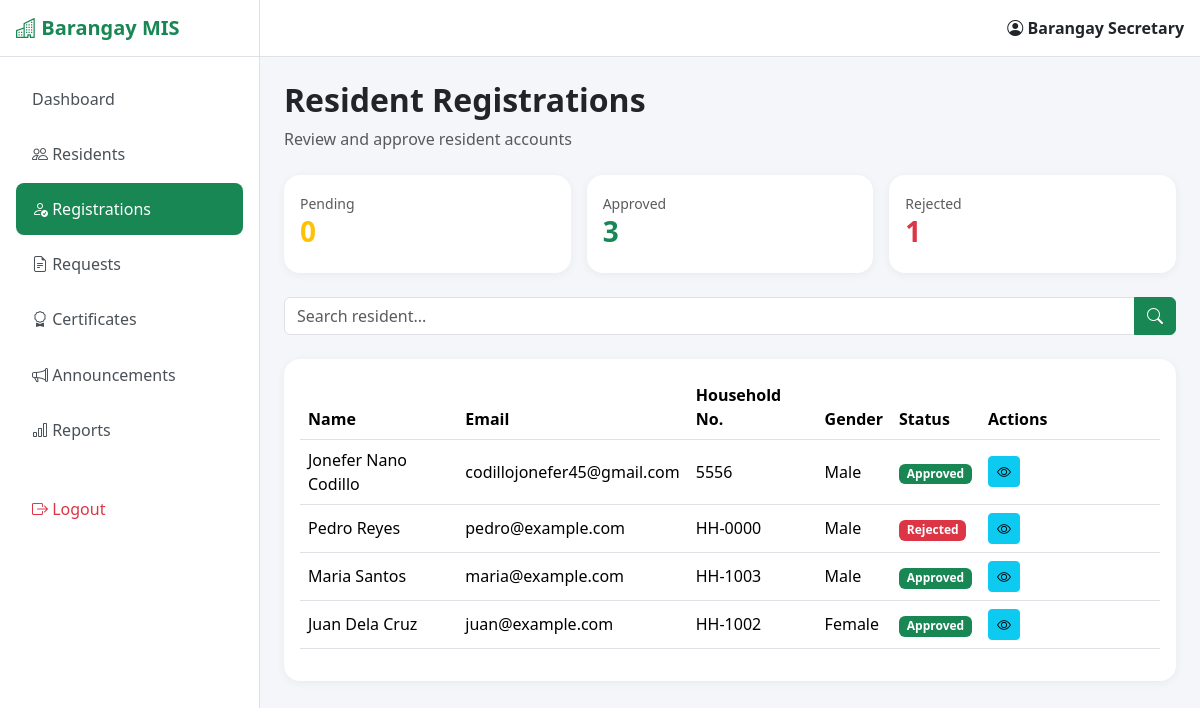
Page /secretary/registrations/index.php (signed in) on the committed database.
### tables this page shows
CREATE TABLE `residents` (
  `id` int(11) NOT NULL,
  `user_id` int(11) NOT NULL,
  `household_no` varchar(50) DEFAULT NULL,
  `first_name` varchar(100) NOT NULL,
  `middle_name` varchar(100) DEFAULT NULL,
  `last_name` varchar(100) NOT NULL,
  `suffix` varchar(20) DEFAULT NULL,
  `gender` enum('Male','Female') NOT NULL,
  `birth_date` date NOT NULL,
  `civil_status` varchar(50) DEFAULT NULL,
  `contact_no` varchar(20) DEFAULT NULL,
  `address` text NOT NULL,
  `occupation` varchar(100) DEFAULT NULL,
  `citizenship` varchar(100) DEFAULT 'Filipino',
  `created_at` timestamp NOT NULL DEFAULT current_timestamp(),
  `updated_at` timestamp NOT NULL DEFAULT current_timestamp() ON UPDATE current_timestamp()
);

CREATE TABLE `users` (
  `id` int(11) NOT NULL,
  `full_name` varchar(150) NOT NULL,
  `email` varchar(150) NOT NULL,
  `password_hash` varchar(255) NOT NULL,
  `role` enum('secretary','resident') NOT NULL DEFAULT 'resident',
  `status` enum('pending','approved','rejected') NOT NULL DEFAULT 'pending',
  `created_at` timestamp NOT NULL DEFAULT current_timestamp(),
  `updated_at` timestamp NOT NULL DEFAULT current_timestamp() ON UPDATE current_timestamp()
);

### secretary/registrations/index.php (the view, shortened to what this page needs)
<?php
require '../../config/database.php';
$search = trim($_GET['search'] ?? '');
$pending = mysqli_fetch_assoc(
    mysqli_query(
        $conn,
        "SELECT COUNT(*) total
         FROM users
         WHERE role='resident'
         AND status='pending'"
    )
);
$approved = mysqli_fetch_assoc(
    mysqli_query(
        $conn,
        "SELECT COUNT(*) total
         FROM users
         WHERE role='resident'
         AND status='approved'"
    )
);
$rejected = mysqli_fetch_assoc(
    mysqli_query(
        $conn,
        "SELECT COUNT(*) total
         FROM users
         WHERE role='resident'
         AND status='rejected'"
    )
);
$sql = "
SELECT
    u.id AS user_id,
    u.full_name,
    u.email,
    u.status,
    r.id AS resident_id,
    r.household_no,
    r.gender,
    r.contact_no,
    r.address,
    r.created_at
FROM users u
INNER JOIN residents r
    ON u.id = r.user_id
WHERE u.role='resident'
";
$sql .= " ORDER BY r.id DESC";
$result = mysqli_query($conn, $sql);
?>
<!DOCTYPE html>
<html lang="en">
<head>
    <link href="https://cdn.jsdelivr.net/npm/bootstrap@5.3.3/dist/css/bootstrap.min.css" rel="stylesheet">
    <link rel="stylesheet" href="https://cdn.jsdelivr.net/npm/bootstrap-icons@1.11.3/font/bootstrap-icons.min.css">
    <link rel="stylesheet" href="../../assets/css/styles.css">
</head>
<body>
    <?php include '../../includes/secretary_sidebar.php'; ?>
    <div class="main-wrapper">
        <?php include '../../includes/nav.php'; ?>
        <main class="p-4">
            <div class="mb-4">
                <h2 class="fw-bold">
                    Resident Registrations
                </h2>
                <p class="text-muted mb-0">
                    Review and approve resident accounts
                </p>
            </div>
            <div class="row g-3 mb-4">
                <div class="col-md-4">
                    <div class="card dashboard-card">
                        <div class="card-body">
                            <small class="text-muted">
                                Pending
                            </small>
                            <h3 class="fw-bold text-warning">
                                <?= $pending['total'] ?>
                            </h3>
                        </div>
                    </div>
                </div>
                <div class="col-md-4">
                    <div class="card dashboard-card">
                        <div class="card-body">
                            <small class="text-muted">
                                Approved
                            </small>
                            <h3 class="fw-bold text-success">
                                <?= $approved['total'] ?>
                            </h3>
                        </div>
                    </div>
                </div>
                <div class="col-md-4">
                    <div class="card dashboard-card">
                        <div class="card-body">
                            <small class="text-muted">
                                Rejected
                            </small>
                            <h3 class="fw-bold text-danger">
                                <?= $rejected['total'] ?>
                            </h3>
                        </div>
                    </div>
                </div>
            </div>
            <form method="GET" class="mb-4">
                <div class="input-group">
                    <input type="text" name="search" class="form-control" placeholder="Search resident..."
                        value="<?= htmlspecialchars($search) ?>">
                    <button class="btn btn-success">
                        <i class="bi bi-search"></i>
                    </button>
                </div>
            </form>
            <div class="card dashboard-card">
                <div class="card-body table-responsive">
                    <table class="table table-hover align-middle">
                        <thead>
                            <tr>
                                <th>Name</th>
                                <th>Email</th>
                                <th>Household No.</th>
                                <th>Gender</th>
                                <th>Status</th>
                                <th width="180">
                                    Actions
                                </th>
                            </tr>
                        </thead>
                        <tbody>
                            <?php while ($row = mysqli_fetch_assoc($result)): ?>
                                <tr>
                                    <td>
                                        <?= htmlspecialchars($row['full_name']) ?>
                                    </td>
                                    <td>
                                        <?= htmlspecialchars($row['email']) ?>
                                    </td>
                                    <td>
                                        <?= htmlspecialchars($row['household_no']) ?>
                                    </td>
                                    <td>
                                        <?= htmlspecialchars($row['gender']) ?>
                                    </td>
                                    <td>
                                        <?php
                                        $badge = 'secondary';
                                        if ($row['status'] === 'approved') {
                                            $badge = 'success';
                                        }
                                        if ($row['status'] === 'rejected') {
                                            $badge = 'danger';
                                        }
                                        ?>
                                        <span class="badge bg-<?= $badge ?>">
                                            <?= ucfirst($row['status']) ?>
                                        </span>
                                    </td>
                                    <td>
                                        <button class="btn btn-sm btn-info" data-bs-toggle="modal"
                                            data-bs-target="#viewModal<?= $row['user_id'] ?>">
                                            <i class="bi bi-eye"></i>
                                        </button>
                                    </td>
                                </tr>
                            <?php endwhile; ?>
                        </tbody>
                    </table>
                </div>
            </div>
        </main>
    </div>
</body>
</html>

### assets/css/styles.css (style rules this page uses)
:root { --sidebar-width: 260px; --brand-color: #198754; }
body { background: #f4f6f9; overflow-x: hidden; }
.main-wrapper { margin-left: var(--sidebar-width); width: calc(100% - var(--sidebar-width)); min-height: 100vh; transition: all 0.3s ease; }
.dashboard-card { border: none; border-radius: 16px; box-shadow: 0 2px 10px rgba(0, 0, 0, 0.05); }

### rows in the picture
residents: user.full_name "Jonefer Nano Codillo", user.email "codillojonefer45@gmail.com", household_no "5556", gender "Male", user.status "Approved"
residents: user.full_name "Pedro Reyes", user.email "pedro@example.com", household_no "HH-0000", gender "Male", user.status "Rejected"
residents: user.full_name "Maria Santos", user.email "maria@example.com", household_no "HH-1003", gender "Male", user.status "Approved"
residents: user.full_name "Juan Dela Cruz", user.email "juan@example.com", household_no "HH-1002", gender "Female", user.status "Approved"

### other values in the picture
$_SESSION['full_name'] "Barangay Secretary"
$pending['total'] "0"
$approved['total'] "3"
$rejected['total'] "1"
